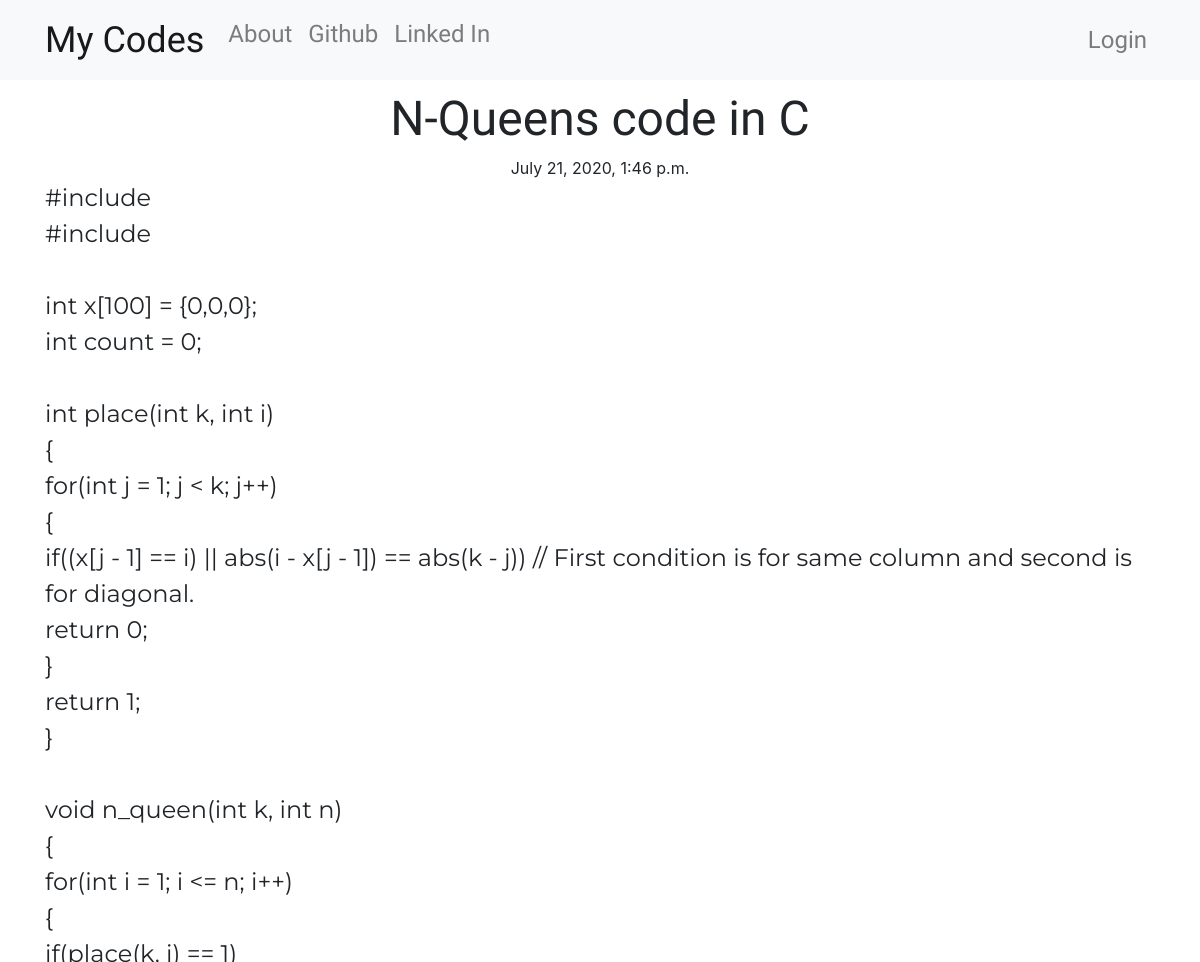
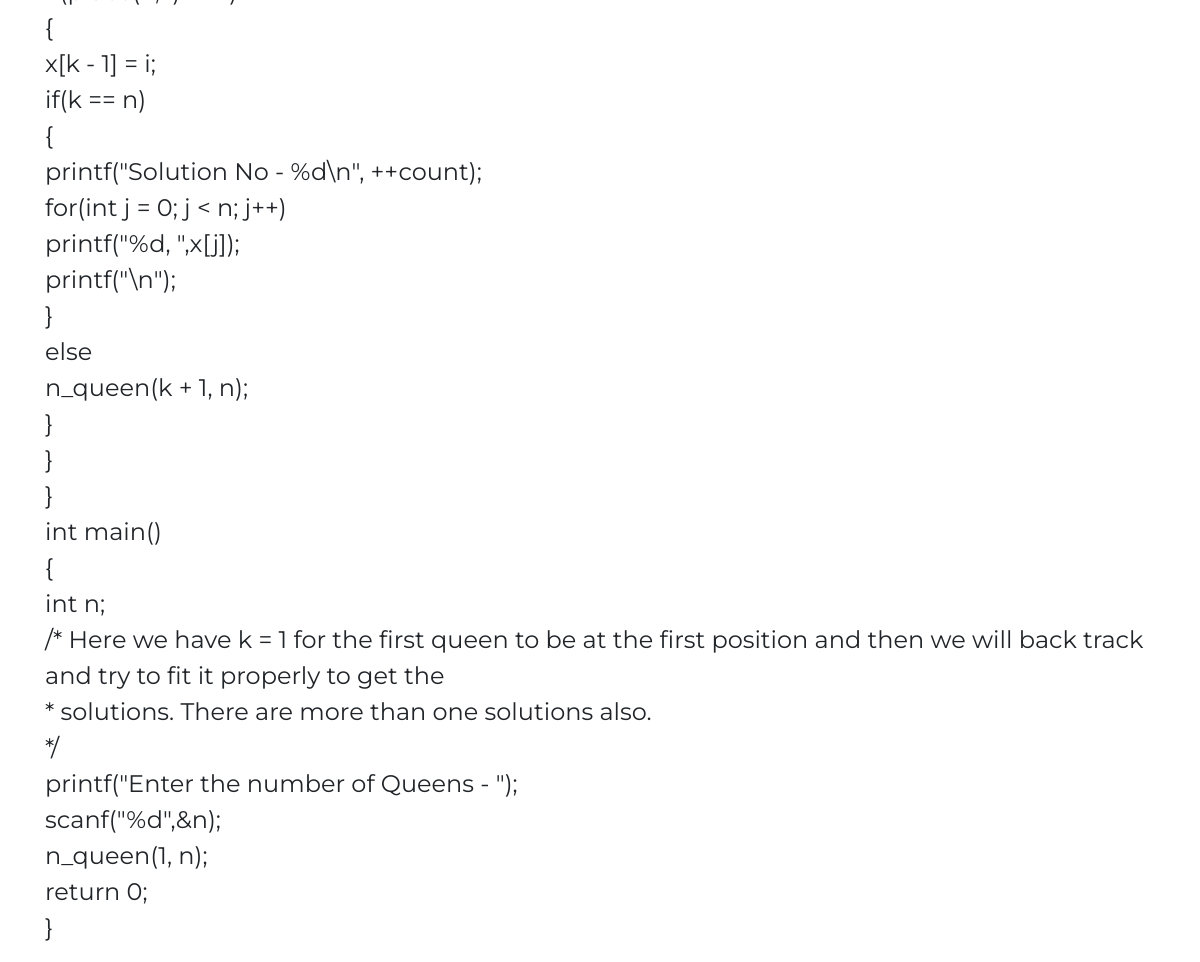
The app's page /code/7/ with its own data (2 pictures, top to bottom).
### basic/models.py (models this page shows, shortened)
class codes(models.Model):
    author = models.ForeignKey('auth.User', on_delete=models.CASCADE)
    title = models.CharField(max_length=50)
    text = models.TextField()
    created_date = models.DateTimeField(default=timezone.now)
    published_date = models.DateTimeField(blank=True, null=True)

### basic/views.py (the view)
# urls.py: path('code/<int:pk>/', views.CodeDetailView.as_view(), name='code_detail'),
class CodeDetailView(DetailView):
    model = codes

### basic/templates/basic/codes_detail.html (shortened to what this page needs)
{% extends "basic/base.html" %}
{% block content %}
    <h1 class="codetitle loader">{{ codes.title }}</h1>
    {% if codes.published_date %}
        <div class="date codedate">
            {{ codes.published_date }}
        </div>
    {% else %}
        <a class="btn btn-success" href="{% url 'code_publish' pk=codes.pk %}">Publish</a>
    {% endif %}
    <p class="codecontent">{{ codes.text|safe|linebreaksbr }}</p>
{% endblock %}

### basic/static/css/master.css (style rules this page uses)
.codedate { text-align: center; }
.codetitle { font-family: 'Russo One', sans-serif; font-size: 3em; text-align: center; }
.codecontent { font-family: Montserrat; font-size: 1.5em; }
.loader { filter:hue-rotate(0deg); color:linear-gradient(45deg,#0f8,#08f); animation:hue 10000ms infinite linear; }

### records on screen
codes: title "N-Queens code in C", published_date "July 21, 2020, 1:46 p.m.", text "#include #include int x[100] = {0,0,0}; int count = 0; int place(int k, int i) { for(int j = 1; j < k; j++) { if((x[j - 1] == i) || abs(i - x[j - 1]) == abs(k - j)) // First condition is for same column and second is for diagonal. return 0; } return 1; } void n_queen(int k, int n) { for(int i = 1; i <= n; i++) { if(place(k, i) == 1) { x[k - 1] = i; if(k == n) { printf(\"Solution No - %d\\n\", ++count); for(int j = 0; j < n; j++) printf(\"%d, \",x[j]); printf(\"\\n\"); } else n_queen(k + 1, n); } } } int main() { int n; /* Here we have k = 1 for the first queen to be at the first position and then we will back track and try to fit it properly to get the * solutions. There are more than one solutions…"
